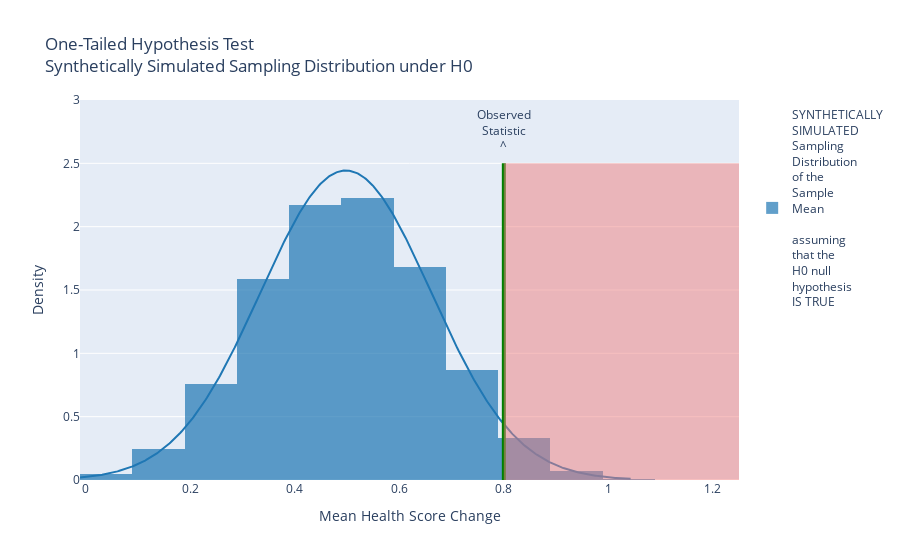

The cell this chart's notebook holds for it:
### Markdown cell above
new code with alterations for question:

### Code cell
import numpy as np
import pandas as pd
import plotly.figure_factory as ff
import plotly.graph_objects as go

# Data setup
patient_data = {
    'PatientID': [1, 2, 3, 4, 5, 6, 7, 8, 9, 10],
    'Age': [45, 34, 29, 52, 37, 41, 33, 48, 26, 39],
    'Gender': ['M', 'F', 'M', 'F', 'M', 'F', 'M', 'F', 'M', 'F'],
    'InitialHealthScore': [84, 78, 83, 81, 81, 80, 79, 85, 76, 83],
    'FinalHealthScore': [86, 86, 80, 86, 84, 86, 86, 82, 83, 84]
}

# Create DataFrame and calculate HealthScoreChange
df = pd.DataFrame(patient_data)
df['HealthScoreChange'] = df['FinalHealthScore'] - df['InitialHealthScore']

# Set random seed for reproducibility
np.random.seed(1)
number_of_simulations = 10000
IncreaseProportionSimulations_underH0random = np.zeros(number_of_simulations)

# Simulate random improvement proportions under H0 (null hypothesis)
for i in range(number_of_simulations):
    random_improvement = np.random.choice([0, 1], size=len(df), replace=True)
    IncreaseProportionSimulations_underH0random[i] = random_improvement.mean()

# Hypothesis testing
population_parameter_value_under_H0 = 0.5  # null hypothesis: no effect (0.5)
observed_statistic = (df['HealthScoreChange'] > 0).mean()  # observed proportion

# Calculate one-sided p-value
# Only consider values where the simulated statistic is greater than or equal to the observed statistic
SimStats_as_or_more_extreme_than_ObsStat_one_tailed = simulated_statistics >= observed_statistic

# p-value for the one-tailed test (right tail)
p_value_one_tailed = np.mean(SimStats_as_or_more_extreme_than_ObsStat_one_tailed)
print(f"One-tailed p-value: {p_value_one_tailed}")

# Plot setup
hist_data = [IncreaseProportionSimulations_underH0random + np.random.uniform(-0.05, 0.05, size=len(IncreaseProportionSimulations_underH0random))]
group_labels = ['SYNTHETICALLY<br>SIMULATED<br>Sampling<br>Distribution<br>of the<br>Sample<br>Mean<br><br>assuming<br>that the<br>H0 null<br>hypothesis<br>IS TRUE']
fig = ff.create_distplot(hist_data, group_labels, curve_type='normal',
                         show_hist=True, show_rug=False, bin_size=0.1)
pv_y = 2.5
pv_y_ = .25

# Plot observed statistic for one-tailed test
fig.add_shape(type="line", x0=observed_statistic, y0=0,
              x1=observed_statistic, y1=pv_y,
              line=dict(color="Green", width=4), name="Observed Statistic")
fig.add_trace(go.Scatter(x=[observed_statistic], y=[pv_y + pv_y_],
                         text=["Observed<br>Statistic<br>^"], mode="text", showlegend=False))

# Add a transparent rectangle for the upper extreme region (one-tailed)
fig.add_shape(type="rect", x0=observed_statistic, y0=0, x1=1.25, y1=pv_y,
              fillcolor="LightCoral", opacity=0.5, line_width=0)

# Update plot layout
fig.update_layout(
    title="One-Tailed Hypothesis Test<br>Synthetically Simulated Sampling Distribution under H0",
    xaxis_title="Mean Health Score Change", yaxis_title="Density", yaxis=dict(range=[0, pv_y + 2 * pv_y_]))

fig.show()  # For GitHub and MarkUs: fig.show(renderer="png")

### Figure 1 — Plotly figure (JSON) as saved in the notebook; plotly's stock layout.template omitted (floating-point values rounded to 4 significant figures; data arrays with more than 128 entries replaced by an {"elided": "..."} marker saying what was removed)
{"data": [{"autobinx": false, "histnorm": "probability density", "legendgroup": "SYNTHETICALLY<br>SIMULATED<br>Sampling<br>Distribution<br>of the<br>Sample<br>Mean<br><br>assuming<br>that the<br>H0 null<br>hypothesis<br>IS TRUE", "marker": {"color": "rgb(31, 119, 180)"}, "name": "SYNTHETICALLY<br>SIMULATED<br>Sampling<br>Distribution<br>of the<br>Sample<br>Mean<br><br>assuming<br>that the<br>H0 null<br>hypothesis<br>IS TRUE", "opacity": 0.7, "type": "histogram", "x": {"elided": "10000 float values"}, "xaxis": "x", "xbins": {"end": 1.045, "size": 0.1, "start": -0.01099}, "yaxis": "y"}, {"legendgroup": "SYNTHETICALLY<br>SIMULATED<br>Sampling<br>Distribution<br>of the<br>Sample<br>Mean<br><br>assuming<br>that the<br>H0 null<br>hypothesis<br>IS TRUE", "marker": {"color": "rgb(31, 119, 180)"}, "mode": "lines", "name": "SYNTHETICALLY<br>SIMULATED<br>Sampling<br>Distribution<br>of the<br>Sample<br>Mean<br><br>assuming<br>that the<br>H0 null<br>hypothesis<br>IS TRUE", "showlegend": false, "type": "scatter", "x": {"elided": "500 float values"}, "xaxis": "x", "y": {"elided": "500 float values"}, "yaxis": "y"}, {"mode": "text", "showlegend": false, "text": ["Observed<br>Statistic<br>^"], "type": "scatter", "x": [0.8], "y": [2.75]}], "layout": {"barmode": "overlay", "hovermode": "closest", "legend": {"traceorder": "reversed"}, "shapes": [{"line": {"color": "Green", "width": 4}, "name": "Observed Statistic", "type": "line", "x0": 0.8, "x1": 0.8, "y0": 0, "y1": 2.5}, {"fillcolor": "LightCoral", "line": {"width": 0}, "opacity": 0.5, "type": "rect", "x0": 0.8, "x1": 1.25, "y0": 0, "y1": 2.5}], "title": {"text": "One-Tailed Hypothesis Test<br>Synthetically Simulated Sampling Distribution under H0"}, "xaxis": {"anchor": "y2", "domain": [0, 1], "title": {"text": "Mean Health Score Change"}, "zeroline": false}, "yaxis": {"anchor": "free", "domain": [0, 1], "position": 0, "range": [0, 3], "title": {"text": "Density"}}}}
